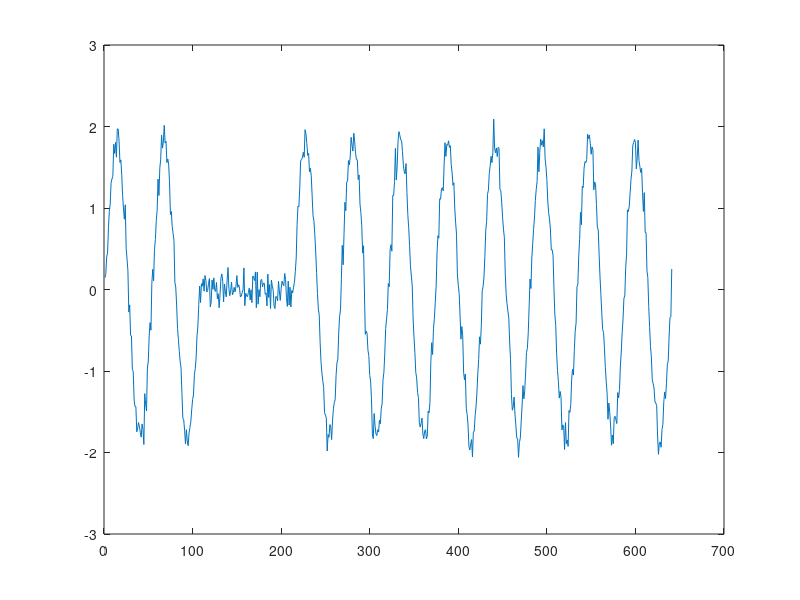

The MATLAB source for this figure:
clear all;
close all;
clc;
A=1.8;
t1=4*pi;
t2=8*pi;
alfa=1;
DB = 20;

################# Interrupcion ##############################################
t=[0:(24*pi)/640:24*pi];
xinterrupcion=A*(1-alfa*(((t-t1)>0)-((t-t2)>0))).*sin(t);
xruido=awgn(xinterrupcion,DB,'measured');
energia1=(xinterrupcion*xinterrupcion')/length(xinterrupcion);
ruido=xruido-xinterrupcion;
energia2=(ruido*ruido')/length(ruido);
plot(xruido);
snr=sqrt(energia1/energia2)
snrDB=20*log10(snr)
%hold on;
csvwrite('interrupcion.csv', xruido);

################# Sag ##############################################
alfa=0.2;
xsag=A*(1-alfa*(((t-t1)>0)-((t-t2)>0))).*sin(t);
xruido=awgn(xsag,DB,'measured');
##energia1=(xsag*xsag')/length(xsag);
##ruido=xruido-xsag;
##energia2=(ruido*ruido')/length(ruido);
##plot(xruido);
##snr=sqrt(energia1/energia2)
##snrDB=20*log10(snr)
csvwrite('sag.csv', xruido);

################# Swell ##############################################
alfa=0.8;
xswell=A*(1+alfa*(((t-t1)>0)-((t-t2)>0))).*sin(t);
xruido=awgn(xswell,DB,'measured');
##energia1=(xswell*xswell')/length(xswell);
##ruido=xruido-xswell;
##energia2=(ruido*ruido')/length(ruido);
##plot(xruido);
##snr=sqrt(energia1/energia2)
##snrDB=20*log10(snr)
csvwrite('swell.csv', xruido);

################# Armonicos ##############################################
alfa2=0.1;
xharmonics=A*((sin(t))+(alfa2*sin(20*t)));
xruido=awgn(xharmonics,DB,'measured');
##energia1=(xharmonics*xharmonics')/length(xharmonics);
##ruido=xruido-xharmonics;
##energia2=(ruido*ruido')/length(ruido);
##plot(xruido);
##snr=sqrt(energia1/energia2)
##snrDB=20*log10(snr)
csvwrite('armonicos.csv', xruido);

################# Flicker ##############################################
alfa=0.1;
beta=20;
xflicker=A*(1+alfa*sin(beta*t)).*sin(t);
xruido=awgn(xflicker,DB,'measured');
##energia1=(xflicker*xflicker')/length(xflicker);
##ruido=xruido-xflicker;
##energia2=(ruido*ruido')/length(ruido);
##plot(xruido);
##snr=sqrt(energia1/energia2)
##snrDB=20*log10(snr)
csvwrite('flicker.csv', xruido);

################# Transitorios ##############################################
t1=4*pi;
t2=5*pi;
alfa=0.8;
betha=5;
%xtransients=A*(sin(t)+alfa*(exp(-(t-t1)./0.004)).*(((t-t1)>0)-((t-t2)>0)).*(sin(300*t)));
xtransients=A*(sin(t)+alfa*sin(betha*t).*(exp(-(t-t1)/0.004)).*(((t-t1)>0)-((t-t2)>0)));
xruido=awgn(xtransients,DB,'measured');
#energia1=(xtransients*xtransients')/length(xtransients);
#ruido=xruido-xtransients;
#energia2=(ruido*ruido')/length(ruido);
#plot(xruido);
#snr=sqrt(energia1/energia2)
#snrDB=20*log10(snr)
csvwrite('transients.csv', xruido);